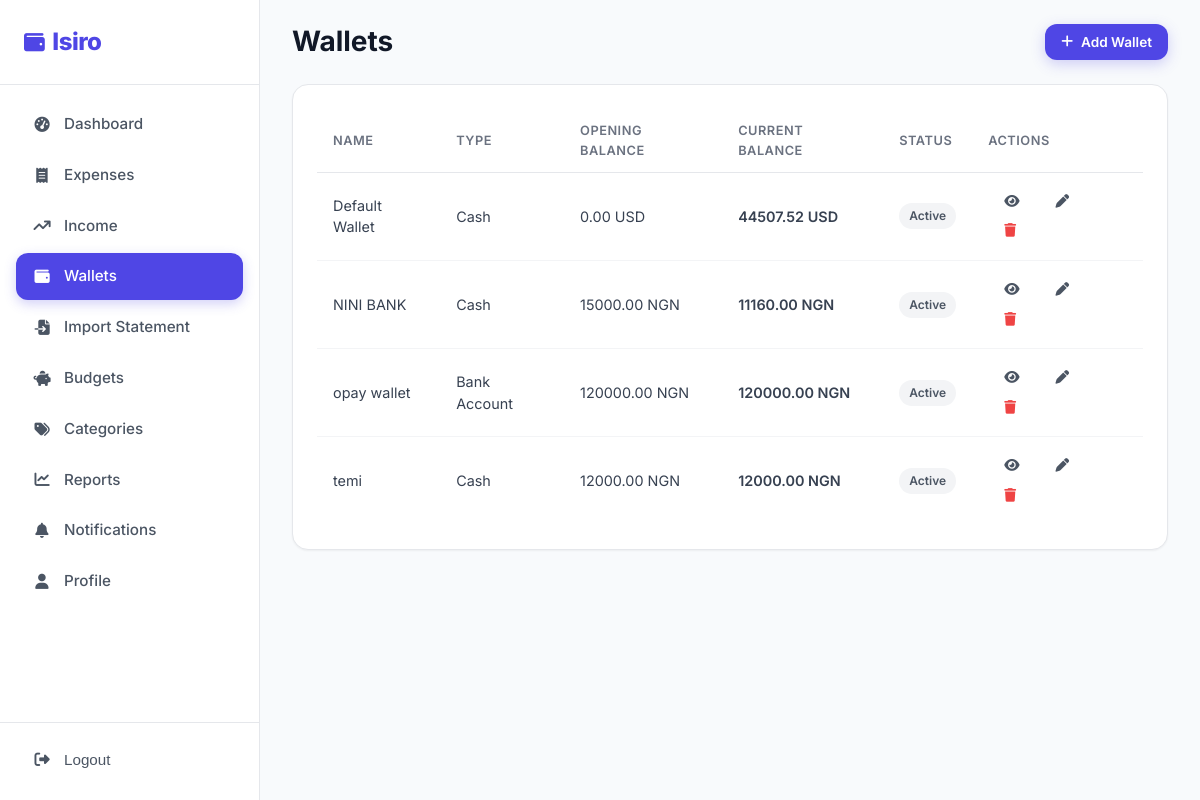
Page /expenses/wallets/ (signed in) on the committed database.
### expenses/models.py (models this page shows, shortened)
class Wallet(models.Model):
    class AccountType(models.TextChoices):
        CASH = "cash", "Cash"
        BANK = "bank", "Bank Account"
        MOBILE = "mobile", "Mobile Money"
        CARD = "card", "Credit Card"
        SAVINGS = "savings", "Savings"
        OTHER = "other", "Other"
    user = models.ForeignKey(
        settings.AUTH_USER_MODEL,
        on_delete=models.CASCADE,
        related_name="wallets",
    )
    name = models.CharField(max_length=120)
    account_type = models.CharField(
        max_length=12,
        choices=AccountType.choices,
        default=AccountType.CASH,
    )
    opening_balance = models.DecimalField(
        max_digits=12, decimal_places=2, default=0)
    current_balance = models.DecimalField(
        max_digits=12, decimal_places=2, default=0)
    currency = models.CharField(max_length=10, default="USD")
    description = models.CharField(max_length=255, blank=True)
    is_active = models.BooleanField(default=True)
    created_at = models.DateTimeField(auto_now_add=True)
    updated_at = models.DateTimeField(auto_now=True)
    class Meta:
        ordering = ["name"]
        constraints = [
            models.UniqueConstraint(
                fields=["user", "name"], name="unique_wallet_name_per_user"),
        ]

### expenses/views.py (the view)
# urls.py: path("wallets/", WalletListView.as_view(), name="wallet_list"),
class WalletListView(LoginRequiredMixin, View):
    login_url = "users:login"
    template_name = "wallets/wallet_list.html"
    def get(self, request):
        wallets = Wallet.objects.filter(
            user=request.user).select_related("user")
        return render(request, self.template_name, {"wallets": wallets, "currency": request.user.currency})

### templates/wallets/wallet_list.html (shortened to what this page needs)
{% extends "base.html" %} {% load static %}
{% block body_class %}app-page{% endblock %}
{% block content %}
<div class="app-layout">
  {% include "partials/sidebar.html" with active="wallets" %}
  <main class="main-content">
    <div class="topbar">
      <div style="display: flex; align-items: center; gap: 16px">
        <h1>Wallets</h1>
      </div>
      <div class="topbar-actions">
        <a href="{% url 'expenses:wallet_add' %}" class="btn btn-primary btn-sm"
          ><i class="fas fa-plus"></i> Add Wallet</a
        >
      </div>
    </div>
    <div class="txn-section">
      {% if wallets %}
      <div class="table-wrap">
        <table class="data-table">
          <thead>
            <tr>
              <th>Name</th>
              <th>Type</th>
              <th>Opening Balance</th>
              <th>Current Balance</th>
              <th>Status</th>
              <th>Actions</th>
            </tr>
          </thead>
          <tbody>
            {% for wallet in wallets %}
              <tr>
                <td>
                  <a
                    href="{% url 'expenses:wallet_detail' wallet.id %}"
                    style="color: inherit"
                    >{{ wallet.name }}</a
                  >
                </td>
                <td>{{ wallet.get_account_type_display }}</td>
                <td>
                  {{ wallet.opening_balance|floatformat:2 }} {{ wallet.currency }}
                </td>
                <td class="amount-income">
                  {{ wallet.current_balance|floatformat:2 }} {{ wallet.currency }}
                </td>
                <td>
                  <span class="badge badge-source"
                    >{% if wallet.is_active %}Active{% else %}Inactive{% endif %}</span
                  >
                </td>
                <td>
                  <a
                    href="{% url 'expenses:wallet_detail' wallet.id %}"
                    class="btn btn-ghost btn-sm"
                    title="View"
                    ><i class="fas fa-eye"></i
                  ></a>
                  <a
                    href="{% url 'expenses:wallet_edit' wallet.id %}"
                    class="btn btn-ghost btn-sm"
                    title="Edit"
                    ><i class="fas fa-pen"></i
                  ></a>
                  <a
                    href="{% url 'expenses:wallet_delete' wallet.id %}"
                    class="btn btn-ghost btn-sm"
                    title="Delete"
                    style="color: var(--danger-500)"
                    ><i class="fas fa-trash"></i
                  ></a>
                </td>
              </tr>
            {% endfor %}
          </tbody>
        </table>
      </div>
      {% endif %}
    </div>
  </main>
</div>
{% include "partials/bottom_nav.html" with active="wallets" %} {% endblock %}

### static/css/style.css (style rules this page uses)
:root { --primary-50: #EEF2FF; --primary-100: #E0E7FF; --primary-200: #C7D2FE; --primary-300: #A5B4FC; --primary-400: #818CF8; --primary-500: #6366F1; --primary-600: #4F46E5; --primary-700: #4338CA; --primary-800: #3730A3; --success-50: #ECFDF5; --success-100: #D1FAE5; --success-500: #10B981; --success-600: #059669; --success-700: #047857; --danger-50: #FEF2F2; --danger-100: #FEE2E2; --danger-500: #EF4444; --danger-600: #DC2626; --danger-700: #B91C1C; --warning-50: #FFFBEB; --warning-100: #FEF3C7; --warning-500: #F59E0B; --warning-600: #D97706; --accent-500: #0EA5E9; --accent-600: #0284C7; --gray-50: #F9FAFB; --gray-100: #F3F4F6; --gray-200: #E5E7EB; --gray-300: #D1D5DB; --gray-400: #9CA3AF; --gray-500: #6B7280; --gray-600: #4B5563; --gray-700: #374151; --gray-800: #1F2937; --gray-900: #111827; --bg: #F8FAFC; --surface: #FFFFFF; --border: #E5E7EB; --shadow-sm: 0 1px 2px rgba(0,0,0,0.05); --shadow: 0 4px 12px rgba(0,0,0,0.07); --shadow-md: 0 8px 24px rgba(0,0,0,0.08); --shadow-lg: 0 16px 48px rgba(0,0,0,0.10); --r-sm: 8px; --r: 12px; --r-lg: 16px; --r-xl: 24px; --r-full: 9999px; --sp-1: 4px; --sp-2: 8px; --sp-3: 12px; --sp-4: 16px; --sp-5: 20px; --sp-6: 24px; --sp-8: 32px; --sp-10: 40px; --sp-12: 48px; --sp-16: 64px; --font: 'Inter', -apple-system, BlinkMacSystemFont, 'Segoe UI', sans-serif; }
*, *::before, *::after { box-sizing: border-box; margin: 0; padding: 0; }
html { scroll-behavior: smooth; }
body { font-family: var(--font); background: var(--bg); color: var(--gray-800); line-height: 1.5; -webkit-font-smoothing: antialiased; }
a { color: var(--primary-600); text-decoration: none; transition: color .2s; }
h1, h2, h3, h4 { line-height: 1.2; font-weight: 700; color: var(--gray-900); }
h1 { font-size: 2.5rem; }
.btn { display: inline-flex; align-items: center; justify-content: center; gap: var(--sp-2); padding: 12px 24px; border: none; border-radius: var(--r); font-family: var(--font); font-size: 0.95rem; font-weight: 600; cursor: pointer; transition: all .2s ease; white-space: nowrap; position: relative; overflow: hidden; }
.btn-primary { background: var(--primary-600); color: #fff; box-shadow: 0 4px 14px rgba(79,70,229,0.25); }
.btn-ghost { background: transparent; color: var(--gray-600); }
.btn-sm { padding: 8px 16px; font-size: 0.85rem; }
.app-layout { display: flex; min-height: 100vh; }
.main-content { flex: 1; margin-left: 260px; padding: var(--sp-6) var(--sp-8); min-width: 0; }
.topbar { display: flex; align-items: center; justify-content: space-between; margin-bottom: var(--sp-6); }
.topbar h1 { font-size: 1.75rem; }
.topbar-actions { display: flex; gap: var(--sp-3); align-items: center; }
.txn-section { background: var(--surface); border: 1px solid var(--border); border-radius: var(--r-lg); padding: var(--sp-6); box-shadow: var(--shadow-sm); }
.table-wrap { overflow-x: auto; }
table.data-table { width: 100%; border-collapse: collapse; }
.data-table th { text-align: left; padding: 12px 16px; font-size: 0.8rem; font-weight: 600; text-transform: uppercase; letter-spacing: 0.5px; color: var(--gray-500); border-bottom: 1px solid var(--border); }
.data-table td { padding: 14px 16px; border-bottom: 1px solid var(--gray-100); font-size: 0.9rem; color: var(--gray-700); }
.data-table tr:last-child td { border-bottom: none; }
.badge { display: inline-flex; align-items: center; gap: 4px; padding: 4px 10px; border-radius: var(--r-full); font-size: 0.75rem; font-weight: 600; }
.badge-source { background: var(--gray-100); color: var(--gray-600); }
.amount-income { color: var(--success-600); font-weight: 600; }

### rows in the picture
Wallet: name "Default Wallet", account_type "Cash", opening_balance "0.00", currency "USD", current_balance "44507.52", is_active "Active"
Wallet: name "NINI BANK", account_type "Cash", opening_balance "15000.00", currency "NGN", current_balance "11160.00", is_active "Active"
Wallet: name "opay wallet", account_type "Bank Account", opening_balance "120000.00", currency "NGN", current_balance "120000.00", is_active "Active"
Wallet: name "temi", account_type "Cash", opening_balance "12000.00", currency "NGN", current_balance "12000.00", is_active "Active"
